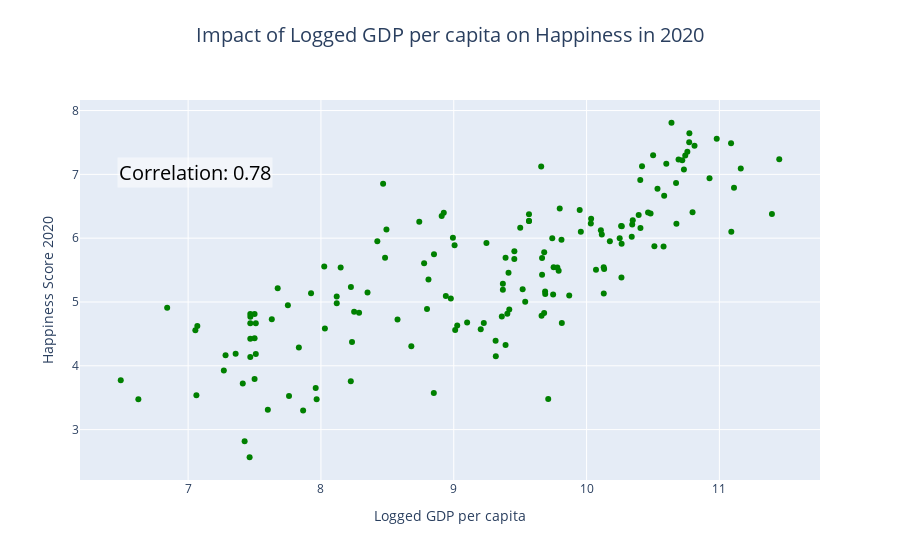

Notebook cell for this chart:
### Markdown cell above
Figure 3 displays the correlations between happiness scores (on the y-axis) and various factors for different countries, such as birthrate and life expectancy (on the x-axis). The taller the bar, the stronger the correlation. 
As evident from the graph, logarithmic GDP shows the strongest correlation with happiness scores among all the factors considered.

### Code cell
import pandas as pd
import plotly.express as px
from scipy.stats import pearsonr

# Load the dataset
df = pd.read_csv('databases/merged_dataset2_updated.csv')

# Extract relevant columns
df = df[['Country', 'Logged GDP per capita', 'Happiness Score 2020']]

# Convert to numeric, handling errors if any
df['Logged GDP per capita'] = pd.to_numeric(df['Logged GDP per capita'], errors='coerce')
df['Happiness Score 2020'] = pd.to_numeric(df['Happiness Score 2020'], errors='coerce')

# Drop rows with missing values
df = df.dropna()

# Compute correlation coefficient
corr_social_support, _ = pearsonr(df['Logged GDP per capita'], df['Happiness Score 2020'])

# Create interactive scatter plot for Social Support vs Happiness Score
fig = px.scatter(df, x='Logged GDP per capita', y='Happiness Score 2020', 
                 title='Logged GDP per capita vs Happiness Score 2020',
                 labels={'Logged GDP per capita': 'Logged GDP per capita', 'Happiness Score 2020': 'Happiness Score 2020'},
                 hover_name='Country', hover_data={'Happiness Score 2020': ':.2f', 'Logged GDP per capita': ':.2f'})

fig.update_traces(marker=dict(color='green'))

# Add annotation for the correlation coefficient
fig.add_annotation(
    text=f'Correlation: {corr_social_support:.2f}',
    xref='paper', yref='paper',
    x=0.05, y=0.85,
    showarrow=False,
    font=dict(size=20, color='black'),
    align='left', bgcolor='rgba(255, 255, 255, 0.5)'
)

# Update layout with centered and larger title
fig.update_layout(
    title_text='Impact of Logged GDP per capita on Happiness in 2020',
    title_x=0.5,  # Center title horizontally
    title_y=0.95,  # Position title slightly above the plots
    title_font=dict(size=20),  # Increase font size
    showlegend=False
)

# Show the figure
fig.show()

### Figure 1 — Plotly figure (JSON) as saved in the notebook; plotly's stock layout.template omitted (floating-point values rounded to 4 significant figures; data arrays with more than 128 entries replaced by an {"elided": "..."} marker saying what was removed)
{"data": [{"hovertemplate": "<b>%{hovertext}</b><br><br>Logged GDP per capita=%{x:.2f}<br>Happiness Score 2020=%{y:.2f}<extra></extra>", "hovertext": {"elided": "154 str values"}, "legendgroup": "", "marker": {"color": "green", "symbol": "circle"}, "mode": "markers", "name": "", "orientation": "v", "showlegend": false, "type": "scatter", "x": {"elided": "154 float values"}, "xaxis": "x", "y": {"elided": "154 float values"}, "yaxis": "y"}], "layout": {"annotations": [{"align": "left", "bgcolor": "rgba(255, 255, 255, 0.5)", "font": {"color": "black", "size": 20}, "showarrow": false, "text": "Correlation: 0.78", "x": 0.05, "xref": "paper", "y": 0.85, "yref": "paper"}], "autosize": true, "legend": {"tracegroupgap": 0}, "showlegend": false, "title": {"font": {"size": 20}, "text": "Impact of Logged GDP per capita on Happiness in 2020", "x": 0.5, "y": 0.95}, "xaxis": {"anchor": "y", "autorange": true, "domain": [0, 1], "range": [6.193, 11.75], "title": {"text": "Logged GDP per capita"}, "type": "linear"}, "yaxis": {"anchor": "x", "autorange": true, "domain": [0, 1], "range": [2.134, 8.241], "title": {"text": "Happiness Score 2020"}, "type": "linear"}}}
